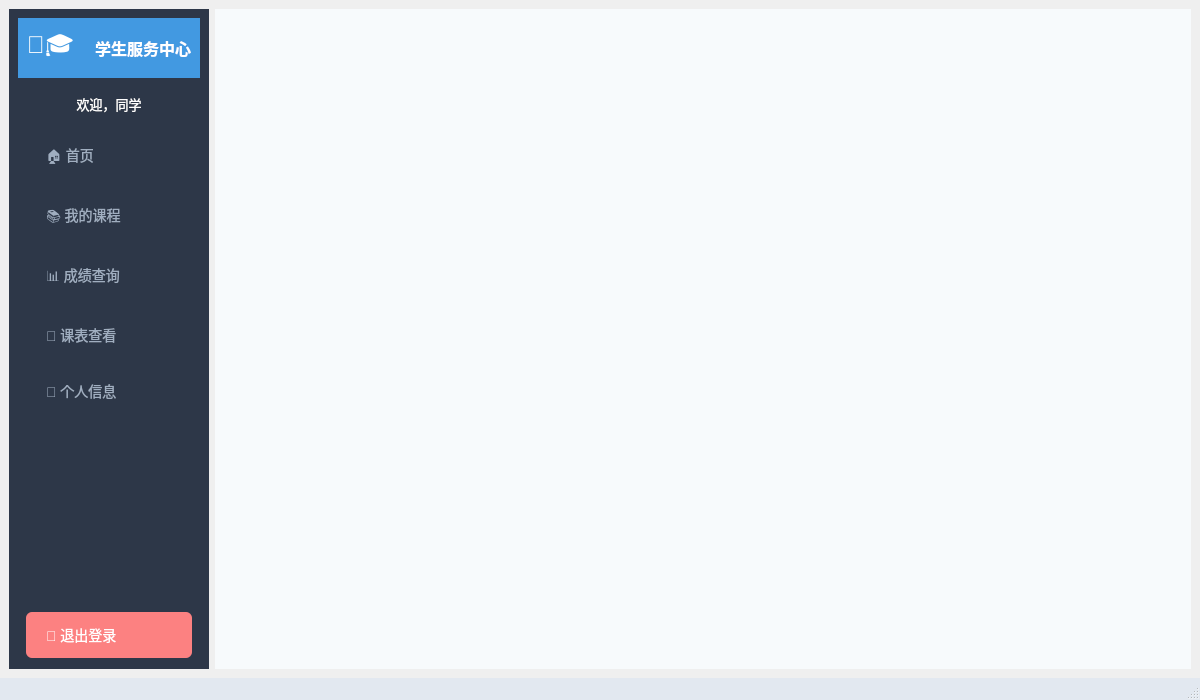
<?xml version="1.0" encoding="UTF-8"?>
<ui version="4.0">
 <class>StudentMainWindow</class>
 <widget class="QMainWindow" name="StudentMainWindow">
  <property name="geometry">
   <rect>
    <x>0</x>
    <y>0</y>
    <width>1200</width>
    <height>700</height>
   </rect>
  </property>
  <property name="windowTitle">
   <string>学生管理系统 - 学生端</string>
  </property>
  <widget class="QWidget" name="centralwidget">
   <layout class="QHBoxLayout" name="horizontalLayout">
    <item>
     <widget class="QFrame" name="sidebarFrame">
      <property name="minimumSize">
       <size>
        <width>200</width>
        <height>0</height>
       </size>
      </property>
      <property name="maximumSize">
       <size>
        <width>200</width>
        <height>16777215</height>
       </size>
      </property>
      <property name="styleSheet">
       <string notr="true">QFrame {
    background: #2d3748;
    border-radius: 0;
}
QLabel {
    color: #a0aec0;
    font-size: 14px;
}
QPushButton {
    background: transparent;
    color: #a0aec0;
    border: none;
    text-align: left;
    padding: 12px 20px;
    font-size: 14px;
    border-radius: 6px;
    margin: 2px 8px;
}
QPushButton:hover {
    background: #4a5568;
    color: white;
}
QPushButton:checked {
    background: #4299e1;
    color: white;
}
</string>
      </property>
      <layout class="QVBoxLayout" name="verticalLayout">
       <item>
        <widget class="QFrame" name="logoFrame">
         <property name="styleSheet">
          <string notr="true">QFrame {
    background: #4299e1;
}
QLabel {
    color: white;
}</string>
         </property>
         <layout class="QHBoxLayout" name="horizontalLayout_3">
          <item>
           <widget class="QLabel" name="logoLabel">
            <property name="styleSheet">
             <string notr="true">font-size: 24px;</string>
            </property>
            <property name="text">
             <string>👨‍🎓</string>
            </property>
           </widget>
          </item>
          <item>
           <widget class="QLabel" name="titleLabel">
            <property name="styleSheet">
             <string notr="true">font-size: 16px; font-weight: bold;</string>
            </property>
            <property name="text">
             <string>学生服务中心</string>
            </property>
           </widget>
          </item>
         </layout>
        </widget>
       </item>
       <item>
        <widget class="QLabel" name="welcomeLabel">
         <property name="styleSheet">
          <string notr="true">color: white; font-size: 13px; padding: 10px;</string>
         </property>
         <property name="text">
          <string>欢迎，同学</string>
         </property>
         <property name="alignment">
          <set>Qt::AlignmentFlag::AlignCenter</set>
         </property>
        </widget>
       </item>
       <item>
        <widget class="QPushButton" name="homeBtn">
         <property name="text">
          <string>🏠 首页</string>
         </property>
         <property name="checkable">
          <bool>true</bool>
         </property>
        </widget>
       </item>
       <item>
        <widget class="QPushButton" name="courseBtn">
         <property name="text">
          <string>📚 我的课程</string>
         </property>
         <property name="checkable">
          <bool>true</bool>
         </property>
        </widget>
       </item>
       <item>
        <widget class="QPushButton" name="gradeBtn">
         <property name="text">
          <string>📊 成绩查询</string>
         </property>
         <property name="checkable">
          <bool>true</bool>
         </property>
        </widget>
       </item>
       <item>
        <widget class="QPushButton" name="scheduleBtn">
         <property name="text">
          <string>📅 课表查看</string>
         </property>
         <property name="checkable">
          <bool>true</bool>
         </property>
        </widget>
       </item>
       <item>
        <widget class="QPushButton" name="infoBtn">
         <property name="text">
          <string>👤 个人信息</string>
         </property>
         <property name="checkable">
          <bool>true</bool>
         </property>
        </widget>
       </item>
       <item>
        <spacer name="verticalSpacer">
         <property name="orientation">
          <enum>Qt::Orientation::Vertical</enum>
         </property>
         <property name="sizeHint" stdset="0">
          <size>
           <width>20</width>
           <height>40</height>
          </size>
         </property>
        </spacer>
       </item>
       <item>
        <widget class="QPushButton" name="logoutBtn">
         <property name="styleSheet">
          <string notr="true">background: #fc8181; color: white;</string>
         </property>
         <property name="text">
          <string>🚪 退出登录</string>
         </property>
        </widget>
       </item>
      </layout>
     </widget>
    </item>
    <item>
     <widget class="QStackedWidget" name="contentStack">
      <property name="styleSheet">
       <string notr="true">QStackedWidget {
    background: #f7fafc;
}</string>
      </property>
     </widget>
    </item>
   </layout>
  </widget>
  <widget class="QStatusBar" name="statusbar">
   <property name="styleSheet">
    <string notr="true">QStatusBar {
    background: #e2e8f0;
    color: #4a5568;
}</string>
   </property>
  </widget>
 </widget>
 <resources/>
 <connections/>
</ui>
